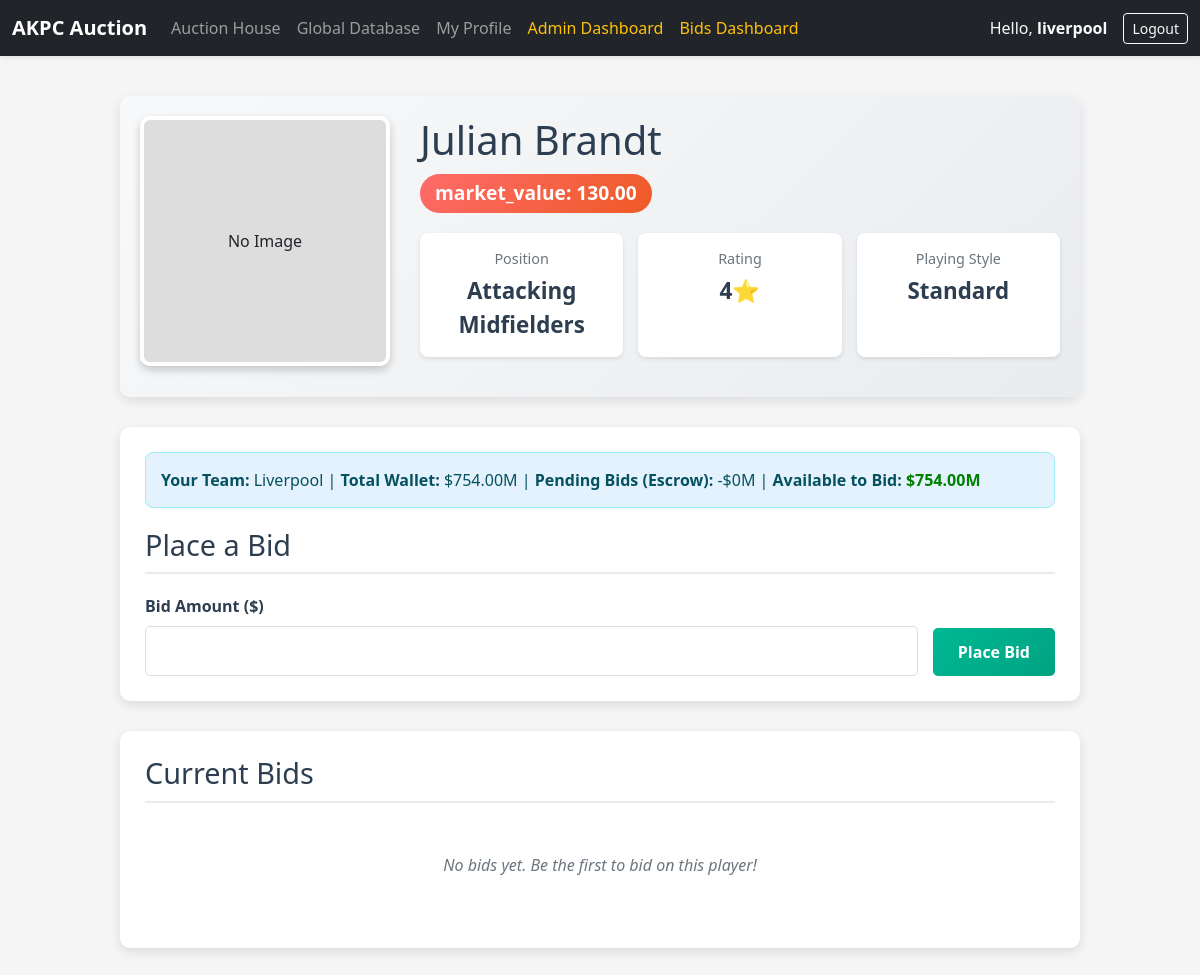
The page /player/691/ (signed in) on the database its author committed.
### auction/models.py (models this page shows, shortened)
class Player(models.Model):
    POSITION_CHOICES = [
        ('CF', 'Center Forwards'),
        ('SS', 'Second Strikers'),
        ('RWF', 'Right Wingers'),
        ('LWF', 'Left Wingers'),
        ('AMF', 'Attacking Midfielders'),
        ('LMF', 'Left Midfielders'),
        ('RMF', 'Right Midfielders'),
        ('CMF', 'Center Midfielders'),
        ('DMF', 'Defensive Midfielders'),
        ('LB', 'Left Backs'),
        ('RB', 'Right Backs'),
        ('CB', 'Center Backs'),
        ('GK', 'Goalkeepers'),
    ]
    name = models.CharField(max_length=100)
    position = models.CharField(max_length=3, choices=POSITION_CHOICES)
    rating = models.CharField(max_length=10, blank=True, null=True, help_text="e.g. 5⭐️")
    playing_style = models.CharField(max_length=100)
    image_url = models.URLField(blank=True, null=True)
    created_at = models.DateTimeField(auto_now_add=True)
    market_value = models.DecimalField(max_digits=10, decimal_places=2, default=50.00)
    team = models.ForeignKey('Team', on_delete=models.SET_NULL, null=True, blank=True, related_name='players')

class Team(models.Model):
    LEAGUE_CHOICES = [
        ('Pro', 'AKPC Pro League'),
        ('Super', 'AKPC Super League'),
        ('Base', 'AKPC Base League'),
        ('Reserve', 'AKPC Reserve League'),
        ('Rookie', 'AKPC Rookie League'),
    ]
    name = models.CharField(max_length=100, unique=True)
    league = models.CharField(max_length=20, choices=LEAGUE_CHOICES)
    balance = models.DecimalField(max_digits=10, decimal_places=2, default=100.00)

### auction/views.py (the view)
# urls.py: path('player/<int:pk>/', views.player_detail, name='player_detail'),
@login_required
def player_detail(request, pk):
    player = get_object_or_404(Player, pk=pk)
    bids = Bid.objects.filter(player=player).order_by('-amount')
    if request.method == 'POST':
        form = BidForm(request.POST)
        if form.is_valid():
            bid_amount = form.cleaned_data['amount']
            try:
                team = getattr(request.user, 'userprofile', None) and request.user.userprofile.team
                if not team:
                    messages.error(request, 'You are not assigned to a team.')
                    return redirect('player_detail', pk=pk)
                if player.team:
                    messages.error(request, f'This player has already been purchased by {player.team.name}.')
                    return redirect('player_detail', pk=pk)
                if team.players.count() >= 13:
                    messages.error(request, 'Your squad already has the maximum of 13 players.')
                    return redirect('player_detail', pk=pk)
                if player.rating == '5⭐️' and team.players.filter(rating='5⭐️').count() >= 7:
                    messages.error(request, 'Your squad already has the maximum of 7 5⭐️ players.')
                    return redirect('player_detail', pk=pk)
                pending_bids_total = Bid.objects.filter(user__userprofile__team=team, status='PENDING').aggregate(Sum('amount'))['amount__sum'] or 0
                available_balance = team.balance - pending_bids_total
                if available_balance < bid_amount:
                    messages.error(request, f'Insufficient available balance! You have ${team.balance}M total, but ${pending_bids_total}M is locked in pending bids. Available: ${available_balance}M.')
                else:
                        bid = form.save(commit=False)
                        bid.player = player
                        bid.user = request.user
                        bid.status = 'PENDING'
                        bid.save()
                        messages.success(request, f'Successfully placed a pending bid of ${bid_amount}M for {player.name}. Admin approval required.')
            except Exception as e:
                messages.error(request, 'An error occurred processing your bid.')
            return redirect('player_detail', pk=pk)
    else:
        form = BidForm()
    team = getattr(request.user, 'userprofile', None) and request.user.userprofile.team
    pending_bids_total = 0
    available_balance = 0
    if team:
        pending_bids_total = Bid.objects.filter(user__userprofile__team=team, status='PENDING').aggregate(Sum('amount'))['amount__sum'] or 0
        available_balance = team.balance - pending_bids_total
    return render(request, 'player_detail.html', {
        'player': player,
        'bids': bids,
        'form': form,
        'team': team,
        'pending_bids_total': pending_bids_total,
        'available_balance': available_balance
    })

### auction/forms.py
class BidForm(forms.ModelForm):
    class Meta:
        model = Bid
        fields = ['amount']
        widgets = {
            'amount': forms.NumberInput(attrs={'step': '0.01', 'min': '0.01'})
        }

### auction/templates/player_detail.html (shortened to what this page needs)
{% extends 'base.html' %}
{% load tz %}
{% block content %}
<div class="player-detail-container">
    <div class="player-header">
        <div class="player-image">
            {% if player.image %}
            <img src="{{ player.image.url }}" alt="{{ player.name }}">
            {% else %}
            <div style="width: 100%; height: 100%; background: #ddd; display: flex; align-items: center; justify-content: center;">
                <span>No Image</span>
            </div>
            {% endif %}
        </div>
        <div class="player-info">
            <h1 class="player-name">{{ player.name }}</h1>
            <div class="market_value-badge">market_value: {{ player.market_value }}</div>
            <div class="player-stats">
                <div class="stat-card">
                    <div class="stat-label">Position</div>
                    <div class="stat-value">{{ player.get_position_display }}</div>
                </div>
                <div class="stat-card">
                    <div class="stat-label">Rating</div>
                    <div class="stat-value">{{ player.rating|default:"N/A" }}</div>
                </div>
                <div class="stat-card">
                    <div class="stat-label">Playing Style</div>
                    <div class="stat-value">{{ player.playing_style }}</div>
                </div>
            </div>
        </div>
    </div>
    <div class="bid-section">
        {% if team %}
        <div class="alert alert-info" role="alert" style="margin-bottom: 20px; padding: 15px; background-color: #e3f2fd; border-radius: 8px;">
            <strong>Your Team:</strong> {{ team.name }}
            | <strong>Total Wallet:</strong> ${{ team.balance }}M
            | <strong>Pending Bids (Escrow):</strong> -${{ pending_bids_total }}M
            | <strong>Available to Bid:</strong> <span style="color: green; font-weight: bold;">${{ available_balance }}M</span>
        </div>
        {% endif %}
        <h2 class="section-title">Place a Bid</h2>
        <form method="post" class="bid-form">
            <div class="form-group">
                <label for="{{ form.amount.id_for_label }}">Bid Amount ($)</label>
                {{ form.amount }}
            </div>
            <button type="submit" class="bid-button">Place Bid</button>
        </form>
    </div>
    <div class="bid-section">
        <h2 class="section-title">Current Bids</h2>
        {% if bids %}
        <div class="table-responsive">
            <table class="bids-table table table-hover">
                <thead class="table-dark">
                    <tr>
                        <th>User</th>
                        <th>Bid Amount</th>
                        <th>Time</th>
                        <th>Status</th>
                    </tr>
                </thead>
                <tbody>
                    {% for bid in player.bids.all|dictsortreversed:"amount" %}
                    <tr>
                        <td>{{ bid.user.username }}</td>
                        <td>${{ bid.amount }}M</td>
                        <td>{{ bid.created_at|localtime }}</td>
                        <td>
                            {% if bid.status == 'APPROVED' %}
                                <span class="badge bg-success">Approved & Won</span>
                            {% elif bid.status == 'REJECTED' %}
                                <span class="badge bg-danger">Rejected</span>
                            {% else %}
                                <span class="badge bg-warning text-dark">Pending Review...</span>
                            {% endif %}
                        </td>
                    </tr>
                    {% endfor %}
                </tbody>
            </table>
        </div>
        {% else %}
        <p class="no-bids">No bids yet. Be the first to bid on this player!</p>
        {% endif %}
    </div>
</div>
{% endblock %}

### auction/templates/base.html (shortened to what this page needs)
<!DOCTYPE html>
<html lang="en">
<head>
    <link href="https://cdn.jsdelivr.net/npm/bootstrap@5.3.2/dist/css/bootstrap.min.css" rel="stylesheet">
</head>
<body>
    {% if not request.path == '/login/' and not request.path == '/register/' %}
    <nav class="navbar navbar-expand-lg navbar-dark bg-dark shadow-sm">
        <div class="container-fluid">
            <a class="navbar-brand fw-bold" href="/">AKPC Auction</a>
            <div class="collapse navbar-collapse" id="navbarNav">
                <ul class="navbar-nav me-auto mb-2 mb-lg-0">
                    {% if user.is_authenticated %}
                        <li class="nav-item"><a class="nav-link" href="{% url 'player_list' %}">Auction House</a></li>
                        <li class="nav-item"><a class="nav-link" href="{% url 'all_players' %}">Global Database</a></li>
                        <li class="nav-item"><a class="nav-link" href="{% url 'team_profile' %}">My Profile</a></li>
                        {% if user.is_staff %}
                            <li class="nav-item"><a class="nav-link text-warning" href="{% url 'admin_dashboard' %}">Admin Dashboard</a></li>
                            <li class="nav-item"><a class="nav-link text-warning" href="{% url 'admin_bid_view' %}">Bids Dashboard</a></li>
                        {% endif %}
                    {% else %}
                        <li class="nav-item"><a class="nav-link" href="{% url 'login' %}">Login</a></li>
                        <li class="nav-item"><a class="nav-link" href="{% url 'register' %}">Register</a></li>
                    {% endif %}
                </ul>
                {% if user.is_authenticated %}
                    <span class="navbar-text me-3 text-light">
                        Hello, <strong>{{ user.username }}</strong>
                    </span>
                    <a class="btn btn-outline-light btn-sm" href="{% url 'logout' %}">Logout</a>
                {% endif %}
            </div>
        </div>
    </nav>
    {% endif %}
    <div class="content">
        {% block content %}
        {% endblock %}
    </div>
</body>
</html>

### auction/templates/base.html (style rules this page uses)
body { background-color: #f5f5f5; }
.content { padding: 20px; max-width: 1200px; margin: 0 auto; }

### auction/templates/player_detail.html (style rules this page uses)
.player-detail-container { max-width: 1000px; margin: 0 auto; padding: 20px; }
.player-header { display: flex; gap: 30px; margin-bottom: 30px; background: linear-gradient(135deg, #f8f9fa 0%, #e9ecef 100%); padding: 20px; border-radius: 10px; box-shadow: 0 4px 12px rgba(0, 0, 0, 0.1); }
.player-image { flex-shrink: 0; width: 250px; height: 250px; border-radius: 10px; overflow: hidden; border: 4px solid #fff; box-shadow: 0 4px 8px rgba(0, 0, 0, 0.2); }
.player-info { flex-grow: 1; }
.player-name { font-size: 2.5rem; margin: 0 0 10px 0; color: #2c3e50; }
.player-stats { display: grid; grid-template-columns: repeat(auto-fit, minmax(150px, 1fr)); gap: 15px; margin: 20px 0; }
.stat-card { background: white; padding: 15px; border-radius: 8px; text-align: center; box-shadow: 0 2px 4px rgba(0, 0, 0, 0.1); }
.stat-label { font-size: 0.9rem; color: #6c757d; margin-bottom: 5px; }
.stat-value { font-size: 1.4rem; font-weight: bold; color: #2c3e50; }
.market_value-badge { display: inline-block; background: linear-gradient(135deg, #ff6b6b 0%, #ee5a24 100%); color: white; padding: 5px 15px; border-radius: 20px; font-weight: bold; font-size: 1.2rem; }
.bid-section { background: white; padding: 25px; border-radius: 10px; box-shadow: 0 4px 12px rgba(0, 0, 0, 0.1); margin-bottom: 30px; }
.section-title { font-size: 1.8rem; color: #2c3e50; margin-bottom: 20px; padding-bottom: 10px; border-bottom: 2px solid #e9ecef; }
.bid-form { display: grid; grid-template-columns: 1fr auto; gap: 15px; align-items: end; }
.form-group { margin-bottom: 0; }
.form-group label { display: block; margin-bottom: 8px; font-weight: 600; color: #2c3e50; }
.form-group input { width: 100%; padding: 12px 15px; border: 1px solid #ddd; border-radius: 5px; font-size: 1rem; box-sizing: border-box; }
.bid-button { padding: 12px 25px; background: linear-gradient(135deg, #00b894 0%, #00a382 100%); color: white; border: none; border-radius: 5px; font-size: 1rem; font-weight: 600; cursor: pointer; transition: transform 0.2s, box-shadow 0.2s; }
.no-bids { text-align: center; padding: 30px; color: #6c757d; font-style: italic; }

### rows shown on the page
Player: name "Julian Brandt", market_value "130.00", position "Attacking Midfielders", rating "4⭐️", playing_style "Standard"
Team: name "Liverpool", balance "754.00"

### other values the page prints
{{ user.username }} "liverpool"
{{ pending_bids_total }} "0"
{{ available_balance }} "754.00"
